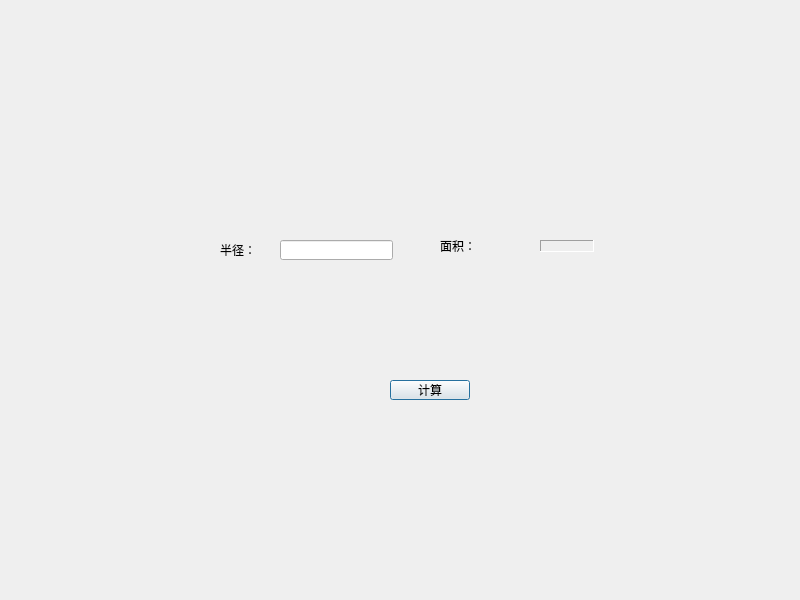
<?xml version="1.0" encoding="UTF-8"?>
<ui version="4.0">
 <class>Dialog</class>
 <widget class="QDialog" name="Dialog">
  <property name="geometry">
   <rect>
    <x>0</x>
    <y>0</y>
    <width>800</width>
    <height>600</height>
   </rect>
  </property>
  <property name="windowTitle">
   <string>Dialog</string>
  </property>
  <widget class="QLabel" name="label">
   <property name="geometry">
    <rect>
     <x>220</x>
     <y>240</y>
     <width>54</width>
     <height>20</height>
    </rect>
   </property>
   <property name="text">
    <string>半径：</string>
   </property>
  </widget>
  <widget class="QLabel" name="areaLabel_2">
   <property name="geometry">
    <rect>
     <x>540</x>
     <y>240</y>
     <width>54</width>
     <height>12</height>
    </rect>
   </property>
   <property name="frameShape">
    <enum>QFrame::Panel</enum>
   </property>
   <property name="frameShadow">
    <enum>QFrame::Sunken</enum>
   </property>
   <property name="text">
    <string/>
   </property>
  </widget>
  <widget class="QLabel" name="label_3">
   <property name="geometry">
    <rect>
     <x>440</x>
     <y>240</y>
     <width>54</width>
     <height>12</height>
    </rect>
   </property>
   <property name="text">
    <string>面积：</string>
   </property>
  </widget>
  <widget class="QLineEdit" name="radiusLineWdit">
   <property name="geometry">
    <rect>
     <x>280</x>
     <y>240</y>
     <width>113</width>
     <height>20</height>
    </rect>
   </property>
  </widget>
  <widget class="QPushButton" name="pushButton">
   <property name="geometry">
    <rect>
     <x>390</x>
     <y>380</y>
     <width>80</width>
     <height>20</height>
    </rect>
   </property>
   <property name="text">
    <string>计算</string>
   </property>
  </widget>
 </widget>
 <resources/>
 <connections/>
</ui>
